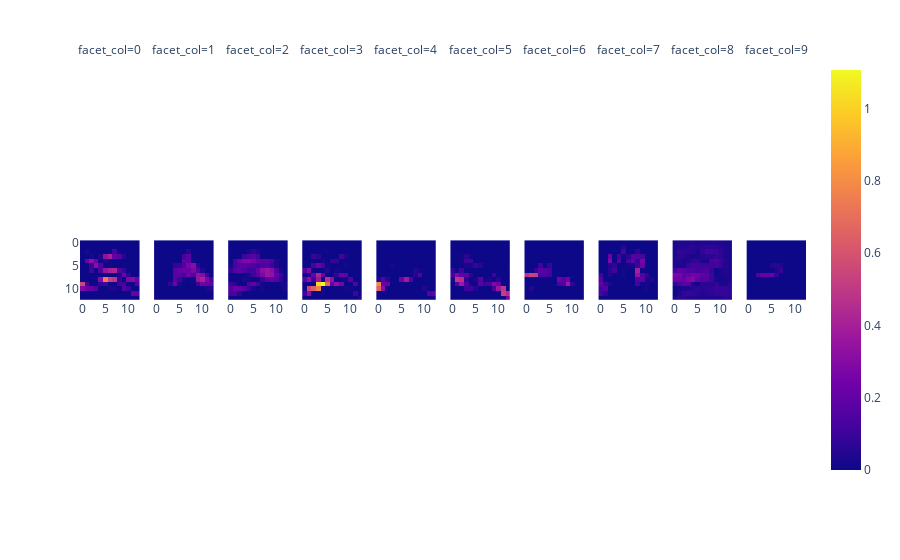

Write notebook code for a chart like this one.
### Code cell
imgs = x_train[:1000]
convs =  reduce(lambda x, l: l.forward(x), nn[:4], imgs) #nn[1].forward(nn[0].forward(img))
convs.shape
px.imshow(convs[TARGET_IMG], facet_col=2, facet_col_wrap=10)

### Figure 1 — Plotly figure (JSON) as saved in the notebook; plotly's stock layout.template omitted (floating-point values rounded to 4 significant figures; data arrays with more than 128 entries replaced by an {"elided": "..."} marker saying what was removed)
{"data": [{"coloraxis": "coloraxis", "hovertemplate": "x: %{x}<br>y: %{y}<br>color: %{z}<extra></extra>", "name": "0", "type": "heatmap", "xaxis": "x", "yaxis": "y", "z": {"elided": "13x13 float values"}}, {"coloraxis": "coloraxis", "hovertemplate": "x: %{x}<br>y: %{y}<br>color: %{z}<extra></extra>", "name": "1", "type": "heatmap", "xaxis": "x2", "yaxis": "y2", "z": {"elided": "13x13 float values"}}, {"coloraxis": "coloraxis", "hovertemplate": "x: %{x}<br>y: %{y}<br>color: %{z}<extra></extra>", "name": "2", "type": "heatmap", "xaxis": "x3", "yaxis": "y3", "z": {"elided": "13x13 float values"}}, {"coloraxis": "coloraxis", "hovertemplate": "x: %{x}<br>y: %{y}<br>color: %{z}<extra></extra>", "name": "3", "type": "heatmap", "xaxis": "x4", "yaxis": "y4", "z": {"elided": "13x13 float values"}}, {"coloraxis": "coloraxis", "hovertemplate": "x: %{x}<br>y: %{y}<br>color: %{z}<extra></extra>", "name": "4", "type": "heatmap", "xaxis": "x5", "yaxis": "y5", "z": {"elided": "13x13 float values"}}, {"coloraxis": "coloraxis", "hovertemplate": "x: %{x}<br>y: %{y}<br>color: %{z}<extra></extra>", "name": "5", "type": "heatmap", "xaxis": "x6", "yaxis": "y6", "z": {"elided": "13x13 float values"}}, {"coloraxis": "coloraxis", "hovertemplate": "x: %{x}<br>y: %{y}<br>color: %{z}<extra></extra>", "name": "6", "type": "heatmap", "xaxis": "x7", "yaxis": "y7", "z": {"elided": "13x13 float values"}}, {"coloraxis": "coloraxis", "hovertemplate": "x: %{x}<br>y: %{y}<br>color: %{z}<extra></extra>", "name": "7", "type": "heatmap", "xaxis": "x8", "yaxis": "y8", "z": {"elided": "13x13 float values"}}, {"coloraxis": "coloraxis", "hovertemplate": "x: %{x}<br>y: %{y}<br>color: %{z}<extra></extra>", "name": "8", "type": "heatmap", "xaxis": "x9", "yaxis": "y9", "z": {"elided": "13x13 float values"}}, {"coloraxis": "coloraxis", "hovertemplate": "x: %{x}<br>y: %{y}<br>color: %{z}<extra></extra>", "name": "9", "type": "heatmap", "xaxis": "x10", "yaxis": "y10", "z": {"elided": "13x13 float values"}}], "layout": {"annotations": [{"font": {}, "showarrow": false, "text": "facet_col=0", "x": 0.041, "xanchor": "center", "xref": "paper", "y": 1, "yanchor": "bottom", "yref": "paper"}, {"font": {}, "showarrow": false, "text": "facet_col=1", "x": 0.143, "xanchor": "center", "xref": "paper", "y": 1, "yanchor": "bottom", "yref": "paper"}, {"font": {}, "showarrow": false, "text": "facet_col=2", "x": 0.245, "xanchor": "center", "xref": "paper", "y": 1, "yanchor": "bottom", "yref": "paper"}, {"font": {}, "showarrow": false, "text": "facet_col=3", "x": 0.347, "xanchor": "center", "xref": "paper", "y": 1, "yanchor": "bottom", "yref": "paper"}, {"font": {}, "showarrow": false, "text": "facet_col=4", "x": 0.449, "xanchor": "center", "xref": "paper", "y": 1, "yanchor": "bottom", "yref": "paper"}, {"font": {}, "showarrow": false, "text": "facet_col=5", "x": 0.551, "xanchor": "center", "xref": "paper", "y": 1, "yanchor": "bottom", "yref": "paper"}, {"font": {}, "showarrow": false, "text": "facet_col=6", "x": 0.653, "xanchor": "center", "xref": "paper", "y": 1, "yanchor": "bottom", "yref": "paper"}, {"font": {}, "showarrow": false, "text": "facet_col=7", "x": 0.755, "xanchor": "center", "xref": "paper", "y": 1, "yanchor": "bottom", "yref": "paper"}, {"font": {}, "showarrow": false, "text": "facet_col=8", "x": 0.857, "xanchor": "center", "xref": "paper", "y": 1, "yanchor": "bottom", "yref": "paper"}, {"font": {}, "showarrow": false, "text": "facet_col=9", "x": 0.959, "xanchor": "center", "xref": "paper", "y": 1, "yanchor": "bottom", "yref": "paper"}], "coloraxis": {"colorscale": [[0, "#0d0887"], [0.1111, "#46039f"], [0.2222, "#7201a8"], [0.3333, "#9c179e"], [0.4444, "#bd3786"], [0.5556, "#d8576b"], [0.6667, "#ed7953"], [0.7778, "#fb9f3a"], [0.8889, "#fdca26"], [1, "#f0f921"]]}, "margin": {"t": 60}, "xaxis": {"anchor": "y", "constrain": "domain", "domain": [0, 0.082], "scaleanchor": "y"}, "xaxis10": {"anchor": "y10", "domain": [0.918, 1], "matches": "x"}, "xaxis2": {"anchor": "y2", "domain": [0.102, 0.184], "matches": "x"}, "xaxis3": {"anchor": "y3", "domain": [0.204, 0.286], "matches": "x"}, "xaxis4": {"anchor": "y4", "domain": [0.306, 0.388], "matches": "x"}, "xaxis5": {"anchor": "y5", "domain": [0.408, 0.49], "matches": "x"}, "xaxis6": {"anchor": "y6", "domain": [0.51, 0.592], "matches": "x"}, "xaxis7": {"anchor": "y7", "domain": [0.612, 0.694], "matches": "x"}, "xaxis8": {"anchor": "y8", "domain": [0.714, 0.796], "matches": "x"}, "xaxis9": {"anchor": "y9", "domain": [0.816, 0.898], "matches": "x"}, "yaxis": {"anchor": "x", "autorange": "reversed", "constrain": "domain", "domain": [0, 1]}, "yaxis10": {"anchor": "x10", "domain": [0, 1], "matches": "y", "showticklabels": false}, "yaxis2": {"anchor": "x2", "domain": [0, 1], "matches": "y", "showticklabels": false}, "yaxis3": {"anchor": "x3", "domain": [0, 1], "matches": "y", "showticklabels": false}, "yaxis4": {"anchor": "x4", "domain": [0, 1], "matches": "y", "showticklabels": false}, "yaxis5": {"anchor": "x5", "domain": [0, 1], "matches": "y", "showticklabels": false}, "yaxis6": {"anchor": "x6", "domain": [0, 1], "matches": "y", "showticklabels": false}, "yaxis7": {"anchor": "x7", "domain": [0, 1], "matches": "y", "showticklabels": false}, "yaxis8": {"anchor": "x8", "domain": [0, 1], "matches": "y", "showticklabels": false}, "yaxis9": {"anchor": "x9", "domain": [0, 1], "matches": "y", "showticklabels": false}}}
